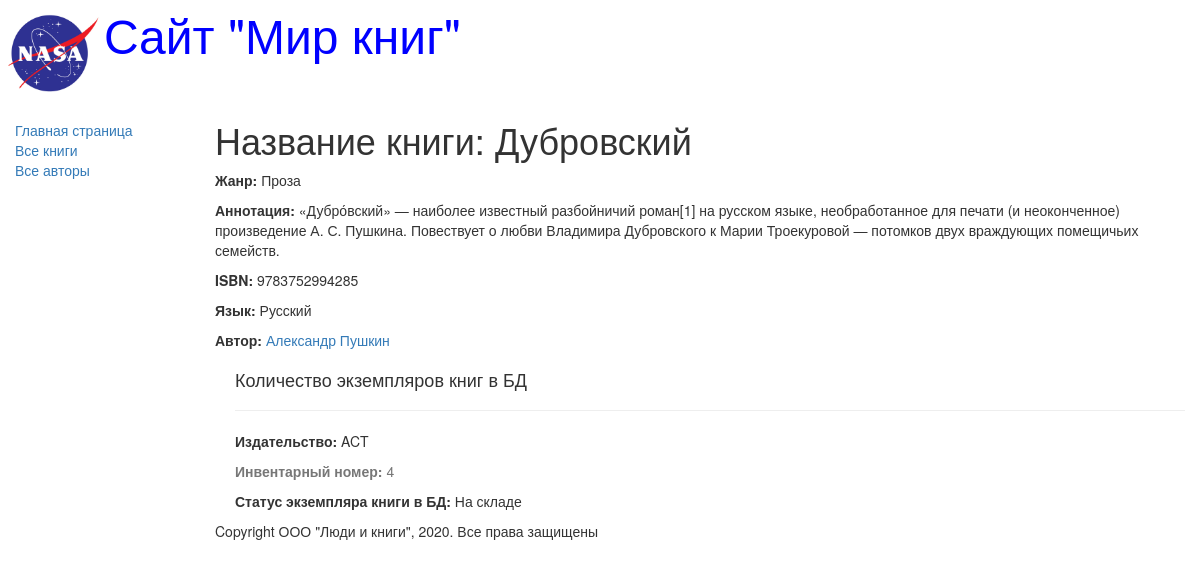
The page /books/2/ on the database its author committed.
### catalog/models.py (models this page shows, shortened)
class Book(models.Model):
    title = models.CharField(
        max_length=200,
        help_text="Введите название книги",
        verbose_name="Название книги",
    )
    genre = models.ForeignKey(
        "Genre", on_delete=models.CASCADE, verbose_name="Жанр книги", null=True
    )
    language = models.ForeignKey(
        "Language",
        on_delete=models.CASCADE,
        help_text="Введите язык книги",
        verbose_name="Язык книги",
        null=True,
    )
    author = models.ManyToManyField(
        "Author", help_text="Введите название книги", verbose_name="Автор книги"
    )
    summary = models.TextField(
        max_length=1000,
        help_text="Введите краткое описание книги",
        verbose_name="Аннотация книги",
    )
    isbn = models.CharField(
        max_length=13,
        help_text="Должно содержать 13 символов",
        verbose_name="ISBN книги",
    )
    object = models.Manager()
    def display_author(self):
        return ", ".join(author.last_name for author in self.author.all())
    display_author.short_description = "Авторы"

class Genre(models.Model):
    name = models.CharField(
        max_length=200, help_text="Введите жанр книги", verbose_name="Жанр книги"
    )
    object = models.Manager()
    def __str__(self):
        return self.name

class Language(models.Model):
    name = models.CharField(
        max_length=20, help_text="Введите язык книги", verbose_name="Язык книги"
    )
    object = models.Manager()
    def __str__(self):
        return self.name

class Author(models.Model):
    first_name = models.CharField(
        max_length=100, help_text="Введите имя автора", verbose_name="Имя автора"
    )
    last_name = models.CharField(
        max_length=100,
        help_text="Введите фамилию автора",
        verbose_name="Фамилия автора",
    )
    date_of_birth = models.DateField(
        help_text="Ввекдите дату рождения",
        verbose_name="Дата рождения",
        null=True,
        blank=True,
    )
    date_of_death = models.DateField(
        help_text="Ввекдите дату смерти",
        verbose_name="Дата смерти",
        null=True,
        blank=True,
    )
    object = models.Manager()

class BookInstance(models.Model):
    book = models.ForeignKey("Book", on_delete=models.CASCADE, null=True)
    inv_nom = models.CharField(
        max_length=20,
        help_text="Введите инвентарный номер",
        verbose_name="Инвентарный номер",
    )
    imprint = models.CharField(
        max_length=200,
        help_text="Введите издательство и год выпуска",
        verbose_name="Издательство",
    )
    status = models.ForeignKey(
        "Status",
        on_delete=models.CASCADE,
        help_text="Введите статус экземпляра книги",
        verbose_name="Статус экземпляра книги",
        null=True,
    )
    due_back = models.DateField(
        null=True,
        blank=True,
        help_text="Введите дату окончания статуса",
        verbose_name="Дата окончания статуса",
    )
    object = models.Manager()

class Status(models.Model):
    name = models.CharField(
        max_length=20,
        help_text="Введите статус экземпляра книги",
        verbose_name="Статус экземпляра книги",
    )
    object = models.Manager()
    def __str__(self):
        return self.name

### catalog/views.py (the view)
# urls.py: re_path(r'^books/(?P<pk>\d+)/$', views.BookDetailView.as_view(), name='book-detail'),
class BookDetailView(generic.DetailView):
    model = Book

### catalog/templates/catalog/book_detail.html (shortened to what this page needs)
{% extends "base_generic.html" %}
{% block content %}
  <h1>Название книги: {{ book.title }}</h1>
  <p><strong>Жанр:</strong> {{ book.genre }}</p>
  <p><strong>Аннотация:</strong> {{ book.summary }}</p>
  <p><strong>ISBN:</strong> {{ book.isbn }}</p>
  <p><strong>Язык:</strong> {{ book.language }}</p>
     {% for author in book.author.all %}
        <p><strong>Автор:</strong>
           <a href="">{{ author.first_name }}
                      {{author.last_name}}</a></p>
     {% endfor %}
<div style="margin-left:20px;margin-top:20px">
    <h4>Количество экземпляров книг в БД</h4>
    {% for copy in book.bookinstance_set.all %}
       <hr>
       <p><strong>Издательство:</strong> {{copy.imprint}}</p>
       <p class="text-muted"><strong>Инвентарный номер:</strong> {{copy.id}}</p>
       <p><strong>Статус экземпляра книги в БД:</strong> {{copy.status}}</p>
    {% endfor %}
  </div>
{% endblock %}   .

### rows shown on the page
Book: title "Дубровский", genre "Проза", summary "«Дубро́вский» — наиболее известный разбойничий роман[1] на русском языке, необработанное для печати (и неоконченное) произведение А. С. Пушкина. Повествует о любви Владимира Дубровского к Марии Троекуровой — потомков двух враждующих помещичьих семейств.", isbn "9783752994285", language "Русский"
Author: first_name "Александр", last_name "Пушкин"
BookInstance: imprint "ACT", id "4", status "На складе"
